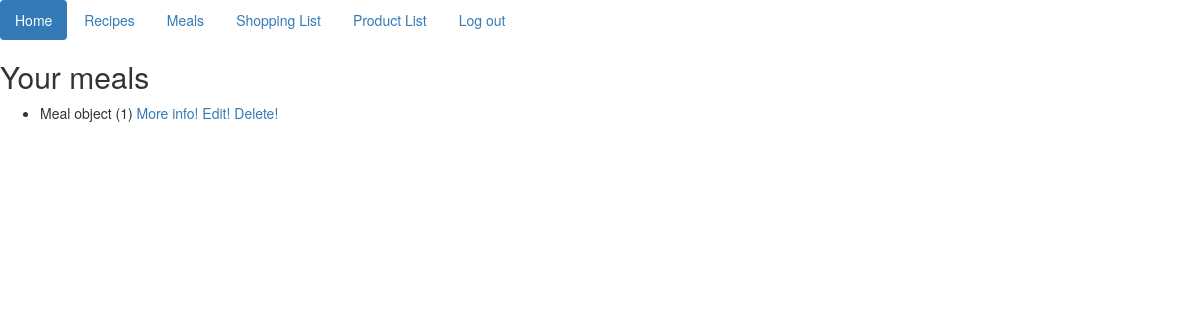
/meals/ (signed in), run on an earlier commit of the app's database.
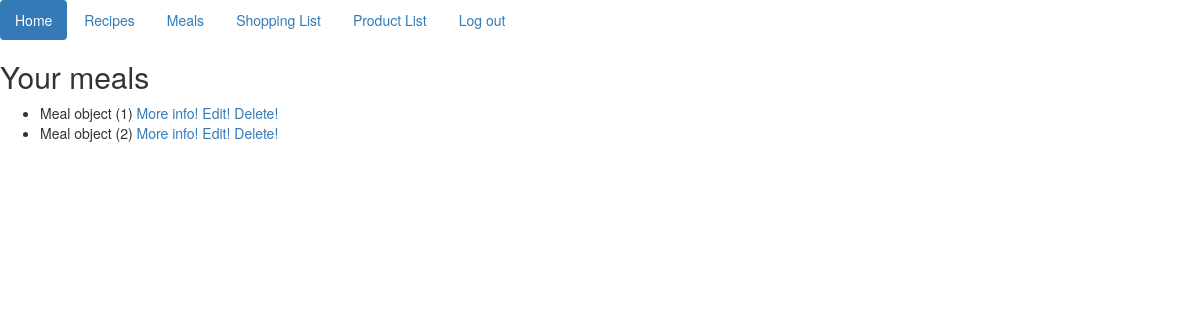
And on a later commit of the database.
### recipe/models.py (models this page shows)
class Meal(models.Model):
    name = models.OneToOneField(Recipe)
    user = models.ForeignKey(User, on_delete=models.CASCADE)
    date = models.DateField(default=datetime.date.today)
    time = models.TimeField()

### website/views.py (the view)
# urls.py: url(r'^meals/', ShowAllMeals.as_view()),
class ShowAllMeals(LoginRequiredMixin, ListView):
    context_object_name = 'meal'
    queryset = Meal.objects.all()
    def get_context_data(self, **kwargs):
        queryset = Meal.objects.filter(user=self.request.user)
        context = {
            'paginator': None,
            'page_obj': None,
            'is_paginated': False,
            'object_list': queryset,
        }
        context.update(kwargs)
        return context

### templates/recipe/meal_list.html
{% extends "index.html" %}
{% block content %}
    <h2>Your meals</h2>
    <ul>
        {% for recipe in object_list %}
            <li>{{ recipe }} <a href="/meal/{{ recipe.id }}">More info!</a> <a
                    href="/edit_meal/{{ recipe.id }}">Edit!</a> <a href="/delete_meal/{{ recipe.id }}">Delete!</a></li>
        {% endfor %}
    </ul>
{% endblock %}

What changed in the data, as far as the page shows it:
added Meal: id "Meal object (2)"
